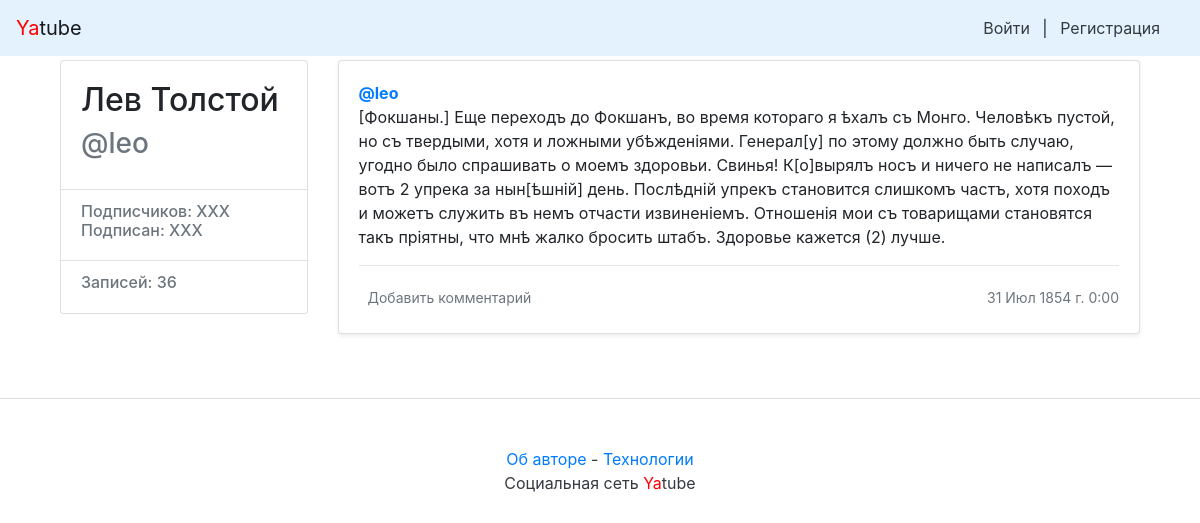
Page /leo/37/ on the committed database.
### posts/models.py (models this page shows, shortened)
class Post(models.Model):
    objects = None
    text = models.TextField(verbose_name='Текст')
    pub_date = models.DateTimeField("date published", auto_now_add=True)
    author = models.ForeignKey(
        User,
        on_delete=models.CASCADE,
        related_name="posts",
        verbose_name='Автор'
    )
    group = models.ForeignKey(
        'Group',
        on_delete=models.CASCADE,
        related_name="posts", blank=True,
        null=True,
        verbose_name='Группа'
    )
    class Meta:
        ordering = ['-pub_date']
        verbose_name = 'Пост'
        verbose_name_plural = 'Посты'

### posts/views.py (the view)
# urls.py: path('<str:username>/<int:post_id>/', views.post_view, name='post'),
def post_view(request, username, post_id):
    author = User.objects.get(username=username)
    count = author.posts.all().count()
    post = get_object_or_404(Post, author=author, pk=post_id)
    return render(
        request,
        'post.html',
        {'author': author, 'count': count, 'post': post}
    )

### posts/context_processors.py (called while the page is built)
def year(request):
    years = datetime.now().year
    return {'year': years}

### templates/post.html (shortened to what this page needs)
{% extends "base.html" %}
{% block content %}
<main role="main" class="container">
    <div class="row">
            <div class="col-md-3 mb-3 mt-1">
                    <div class="card">
                            <div class="card-body">
                                    <div class="h2">
                                        {{ author.get_full_name }}
                                    </div>
                                    <div class="h3 text-muted">
                                         @{{ author.username }}
                                    </div>
                            </div>
                            <ul class="list-group list-group-flush">
                                    <li class="list-group-item">
                                            <div class="h6 text-muted">
                                            Подписчиков: XXX <br />
                                            Подписан: XXX
                                            </div>
                                    </li>
                                    <li class="list-group-item">
                                            <div class="h6 text-muted">
                                                Записей: {{ count }}
                                            </div>
                                    </li>
                            </ul>
                    </div>
            </div>
            <div class="col-md-9">
                <div class="card mb-3 mt-1 shadow-sm">
                        <div class="card-body">
                                <p class="card-text">
                                        <a href="{% url 'profile' post.author %}"><strong class="d-block text-gray-dark">@{{ post.author }}</strong></a>
                                        {{ post.text|linebreaksbr }}
                                        {% if not forloop.last %}<hr>{% endif %}
                                </p>
                                <div class="d-flex justify-content-between align-items-center">
                                        <div class="btn-group ">
                                                <a class="btn btn-sm text-muted" href="{% url 'post' username=post.author.username post_id=post.id %}" role="button">Добавить комментарий</a>
                                        </div>
                                        <small class="text-muted">{{ post.pub_date|date:"d M Y г. G:i" }}</small>
                                </div>
                        </div>
                </div>
     </div>
    </div>
</main>
{% endblock %}

### rows in the picture
Post: author "leo", text "[Фокшаны.] Еще переходъ до Фокшанъ, во время котораго я ѣхалъ съ Монго. Человѣкъ пустой, но съ твердыми, хотя и ложными убѣжденіями. Генерал[у] по этому должно быть случаю, угодно было спрашивать о моемъ здоровьи. Свинья! К[о]вырялъ носъ и ничего не написалъ — вотъ 2 упрека за нын[ѣшній] день. Послѣдній упрекъ становится слишкомъ частъ, хотя походъ и можетъ служить въ немъ отчасти извиненіемъ. Отношенія мои съ товарищами становятся такъ пріятны, что мнѣ жалко бросить штабъ. Здоровье кажется (2) лучше.", pub_date "31 Июл 1854 г. 0:00"

### other values in the picture
{{ author.get_full_name }} "Лев Толстой"
{{ author.username }} "leo"
{{ count }} "36"
